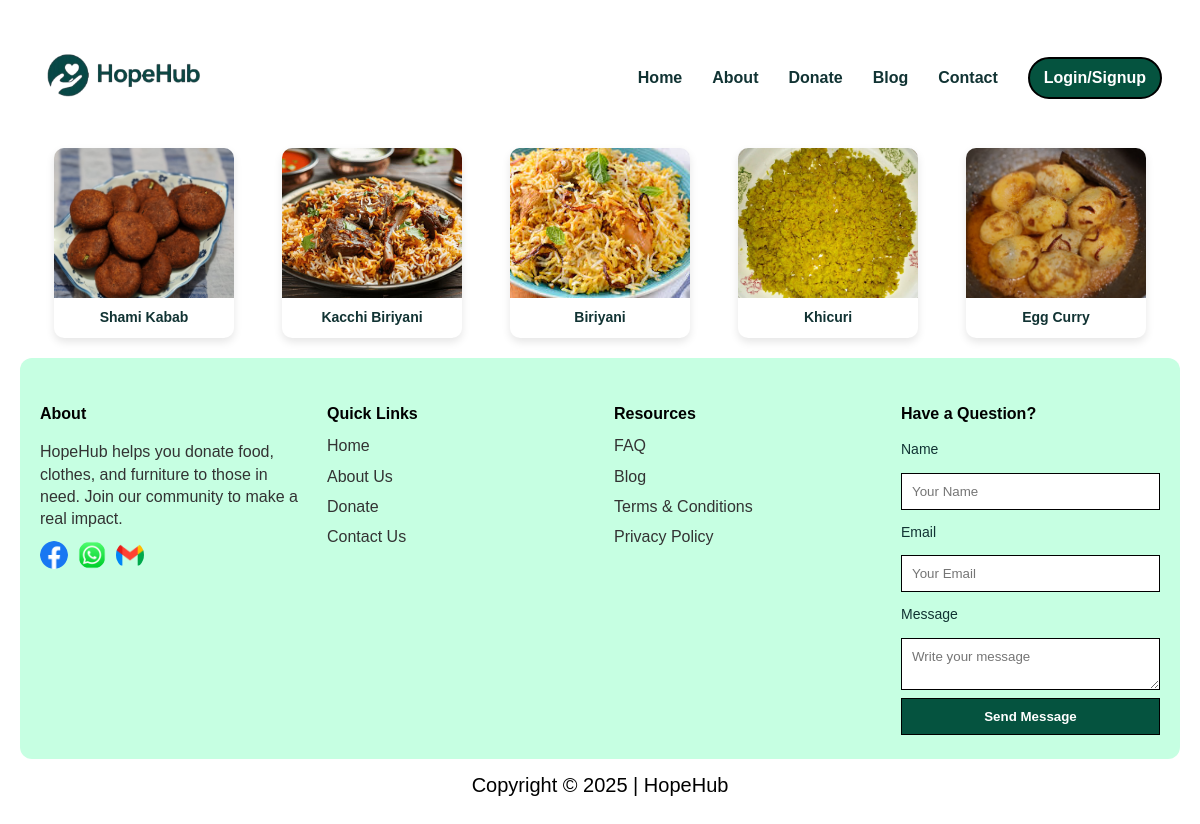
The app's page /donations/receive/food/, older data.
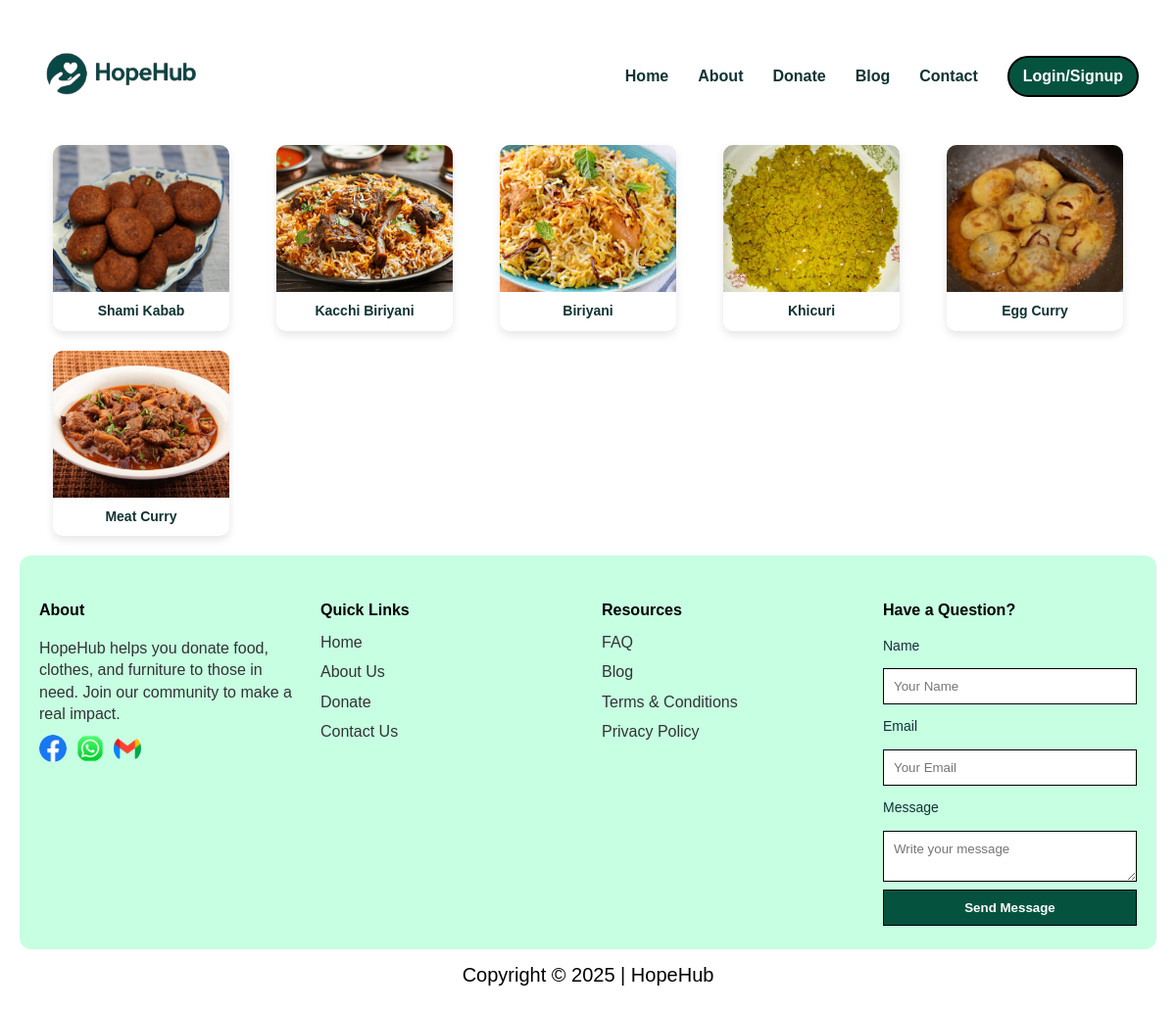
The same page, newer data.
### donations/models.py (models this page shows, shortened)
class Donation(models.Model):
    CATEGORY_CHOICES = [
        ('food', 'Food'),
        ('clothes', 'Clothes'),
        ('furniture', 'Furniture'),
    ]
    donor = models.ForeignKey(User, on_delete=models.CASCADE)
    category = models.CharField(max_length=20, choices=CATEGORY_CHOICES)
    item_name = models.CharField(max_length=100)
    item_image = models.ImageField(upload_to='donation_images/')
    quantity = models.PositiveIntegerField()
    address = models.TextField()
    donor_phone = models.CharField(max_length=20, blank=True, null=True)
    donor_address = models.TextField(blank=True, null=True)
    details = models.TextField()
    created_at = models.DateTimeField(auto_now_add=True)

### donations/views.py (the view)
# urls.py: path('receive/food/', views.foodreceive, name='foodreceive'),
def foodreceive(request):
    items = Donation.objects.filter(category='food')
    return render(request, 'donations/foodreceive.html', {'items': items})

### donations/templates/donations/foodreceive.html (shortened to what this page needs)
{% load static %}
<!doctype html>
<html lang="bn">
<head>
  <link rel="stylesheet" href="{% static 'css/style.css' %}">
</head>
<body>
  <div class="wrap">
  <header>
    <div class="brand">
      <img src="{% static 'image/logo.png' %}" alt="HopeHub Logo">
    </div>
    <nav aria-label="Main navigation">
      <a href="{% url 'home' %}">Home</a>
      <a href="{% url 'aboutus' %}">About</a>
      <a href="{% url 'donateform' %}">Donate</a>
      <a href="{% url 'blog' %}">Blog</a>
      <a href="{% url 'contactus' %}">Contact</a>
      {% if user.is_authenticated %}
        <a href="{% url 'profile' %}" class="profile-icon">
          <img src="{% static 'image/profile.png' %}" alt="Profile" style="width:60px; height:40px; border-radius:50%;">
        </a>
      {% else %}
        <a class="cta" href="{% url 'login' %}">Login/Signup</a>
      {% endif %}
    </nav>
  </header>
    <section class="item-gallery">
      {% for item in items %}
        <div class="item-card">
          {% if item.item_image %}
            <a href="{% url 'item_detail' item.id %}">
          <img src="{{ item.item_image.url }}" alt="{{ item.item_name }}">
        </a>
          {% endif %}
          <p>{{ item.item_name }}</p>
        </div>
      {% empty %}
        <p>No donations yet.</p>
      {% endfor %}
    </section>
  <footer>
    <div class="footer-col">
      <h4>About</h4>
      <p>HopeHub helps you donate food, clothes, and furniture to those in need. Join our community to make a real impact.</p>
      <div class="social-icons">
    <a href="https://www.facebook.com" target="_blank">
        <img src="{% static 'image/facebook.png' %}" alt="Facebook">
    </a>
    <a href="https://web.whatsapp.com" target="_blank">
        <img src="{% static 'image/whatsapp.png' %}" alt="WhatsApp">
    </a>
    <a href="https://mail.google.com" target="_blank">
        <img src="{% static 'image/gmail.png' %}" alt="Gmail">
</a>
</div>
    </div>
    <div class="footer-col links">
      <h4>Quick Links</h4>
      <ul>
        <li><a href="{% url 'home' %}">Home</a></li>
        <li><a href="{% url 'aboutus' %}">About Us</a></li>
        <li><a href="{% url 'donateform' %}">Donate</a></li>
        <li><a href="{% url 'contactus' %}">Contact Us</a></li>
      </ul>
    </div>
    <div class="footer-col resources">
      <h4>Resources</h4>
      <ul>
        <li><a href="{% url 'faq' %}">FAQ</a></li>
        <li><a href="{% url 'blog' %}">Blog</a></li>
        <li><a href="{% url 'termsconditions' %}">Terms & Conditions</a></li>
        <li><a href="{% url 'privacypolicy' %}">Privacy Policy</a></li>
      </ul>
    </div>
    <div class="footer-col contact-form" style="max-width:320px">
      <h4>Have a Question?</h4>
      <form class="contact-form" action="https://api.web3forms.com/submit" method="POST">
              <label>Name</label>
              <input type="text" name="name" placeholder="Your Name">
              <label>Email</label>
              <input type="email" name="email" placeholder="Your Email">
              <label>Message</label>
              <textarea name="message" placeholder="Write your message"></textarea>
              <button type="submit">Send Message</button>
          </form>
    </div>
  </footer>
  <div class="copyright">
    Copyright &copy; 2025 | HopeHub
  </div>
</div>
</body>
</html>

Row changes from the older to the newer data that the page shows:
added Donation: item_image (picture), item_name "Meat Curry"
